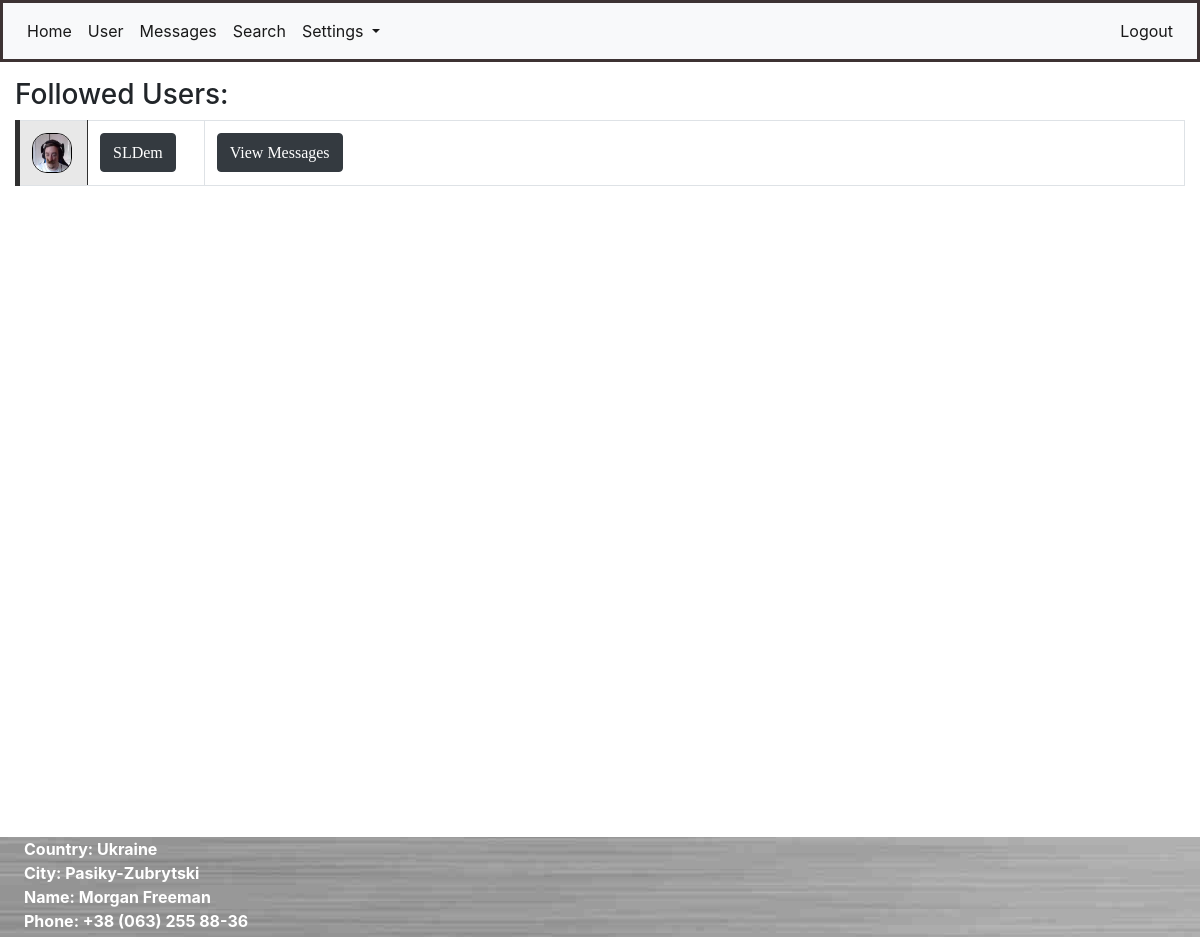
The app's page /messages (signed in) with its own data.
### app/models.py (models this page shows, shortened)
class User(UserMixin, db.Model):
    id = db.Column(db.Integer, primary_key=True)
    username = db.Column(db.String(64), index=True, unique=True)
    email = db.Column(db.String(124), index=True, unique=True)
    password_hash = db.Column(db.String(128))
    about_me = db.Column(db.String(1024))
    last_seen = db.Column(db.DateTime, default=datetime.utcnow())
    avatar_set = db.Column(db.Boolean, default=False)
    posts = db.relationship("Post", backref='author', lazy='dynamic')
    comments = db.relationship("Comment", backref='commenter', lazy='dynamic')
    followed = db.relationship(
        'User', secondary=followers,
        primaryjoin=(followers.c.follower_id == id),
        secondaryjoin=(followers.c.followed_id == id),
        backref=db.backref('followers', lazy='dynamic'), lazy='dynamic')
    liked = db.relationship(
        'PostLike',
        foreign_keys='PostLike.user_id',
        backref='user', lazy='dynamic')
    comment_liked = db.relationship(
        'CommentLike',
        foreign_keys='CommentLike.user_id',
        backref='user', lazy='dynamic')
    messages_sent = db.relationship(
        'Message',
        foreign_keys='Message.sender_id',
        backref='author', lazy='dynamic')
    messages_received = db.relationship(
        'Message',
        foreign_keys='Message.recipient_id',
        backref='recipient', lazy='dynamic')

### app/routes.py (the view)
@login_required
@app.route('/messages')
def messages():
    return render_template('messages.html', title='Messages')

### app/models.py (called while the page is built)
@login.user_loader
def load_user(id):
    return User.query.get(int(id))

### app/templates/messages.html
{% extends "base.html" %}
{% import "bootstrap/wtf.html" as wtf %}
{% block app_content %}
<h3>Followed Users: </h3>
<table>
    <tr>
        {% for user in current_user.followed %}
            {% include "_user_field.html" %}
        {% endfor %}
    </tr>
</table>
{% endblock %}

### app/templates/_user_field.html
<table class="table table-bordered" style="border-left: 5px solid; border-color: #303030;">
    <tr>
        <td width="70x" style="background-color: #E8E8E8; border-right: 1px solid #303030;">
            <a href="{{ url_for('user', username=user.username) }}">
                {% if user.avatar_set %}
                    <img class="avatar" height="40px" width="40px" src="{{ url_for('static', filename=user.username + '.jpg') }}">
                {% else %}
                    <img class="roboavatar" src="{{ avatars.robohash(user.username, size='40') }}" />
                {% endif %}
            </a>
        </td>
        <td style="width: 10%;">
            <a href="{{ url_for('user', username=user.username) }}"><button class="btn btn-dark"><div class="link_button">{{ user.username }}</div></button></a>
        </td>
        <td>
            <a href="{{ url_for('private_messages', recipient=user.username) }}"><button class="btn btn-dark"><div class="link_button">View Messages</div></button></a>
        </td>
    </tr>
</table>

### app/static/main.css (style rules this page uses)
.avatar { border: 1px solid #000; border-radius: 15px; }
.link_button { text-decoration: none !important; font-family: 'Comic Sans MS', cursive; font-size: 1rem; display: inline-block; color: white; }

### records on screen
User: username (picture), username "SLDem"
